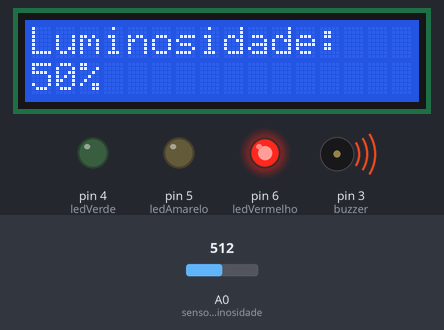
A sketch run on a simulated Arduino Uno, built with avr-gcc and run on an emulated ATmega328P. On the bench: 16×2 character LCD, output pins drawn as LEDs (lit = HIGH), buzzer (waves = sounding). The test bench sets the inputs (shaded band); at power-on: A0 (sensorLuminosidade) = 512. What the sketch prints to the serial monitor is not drawn.

Above: at 5.2 s.
5.3 s: A0 (sensorLuminosidade) set to 212
At 6.4 s:
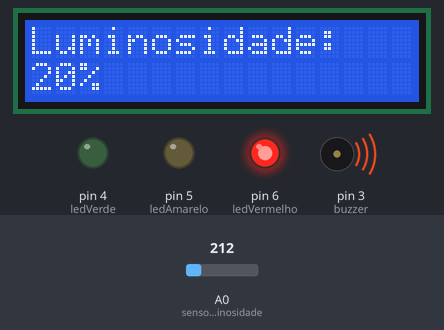
7.5 s: A0 (sensorLuminosidade) set to 190
At 9.4 s:
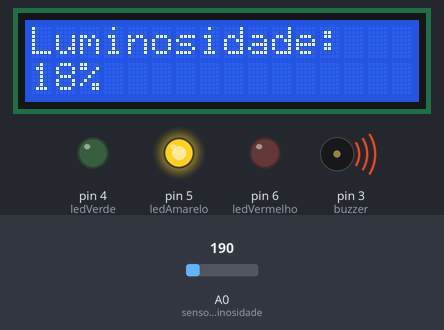
11.5 s: A0 (sensorLuminosidade) set to 54
At 15.4 s:
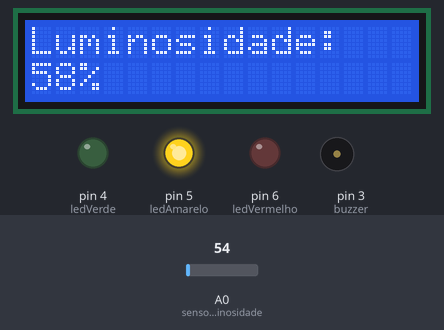
15.5 s: A0 (sensorLuminosidade) set to 44
At 16.9 s:
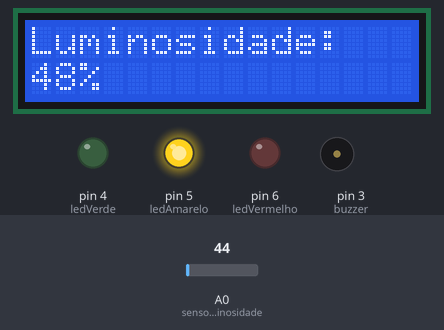
17.5 s: A0 (sensorLuminosidade) set to 12
At 18.6 s:
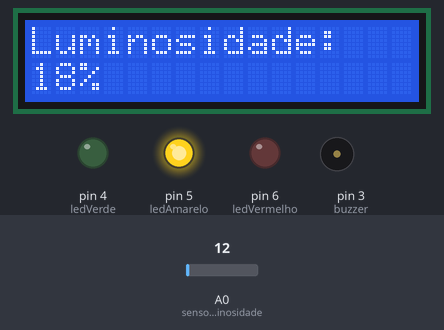
19.5 s: A0 (sensorLuminosidade) set to 9
At 20.4 s:
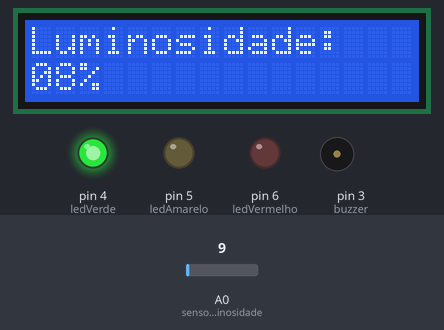
Timing chart, 0 to 22.5 s (numbered marks = the images above; inputs shaded):
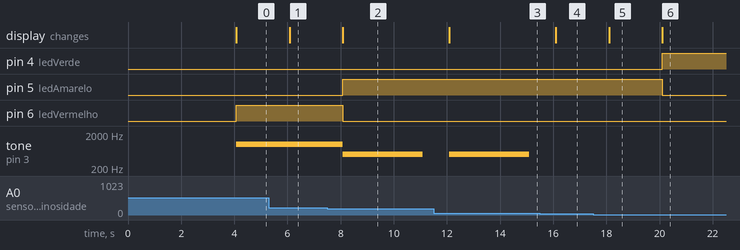

The sketch:

codigo.ino
```cpp
#include <LiquidCrystal.h> // Biblioteca para usar o display


LiquidCrystal lcd (13, 12, 11, 10, 9, 8, 7); // Define os pinos do display

// Definindo os pinos dos LEDs, do buzzer e do sensor de luminosidade
const int ledVerde = 4; // Conecta o pino 4 ao LED verde
const int ledAmarelo = 5; // Conecta o pino 5 ao LED amarelo
const int ledVermelho = 6; // Conecta o pino 6 ao LED vermelho
const int buzzer = 3; // Conecta o pino 3 ao buzzer
const int sensorLuminosidade = A0; // Conecta o pino analógico ao sensor de luminosidade

// Declarando variáveis para o valor de luminosidade e para os limites
int valorLuminosidade = 0; // Armazena o valor lido pelo sensor de luminosidade
int limiteIdeal = 10; // Define o limite em que a luminosidade é considerada ideal
int limiteMaximo = 50; // Define o limite máximo do nível de luminosidade
int limiteAlerta = 200; // Define o limite em que a luminosidade é considerada alerta

// Configurando os pinos e inicializando a comunicação serial
void setup() {
  lcd.begin(16,2); // inicializa 16 colunas, 2 linhas
  lcd.clear(); // Limpa o display
  lcd.setCursor(0,0); // Vai pra linha 1
  lcd.print("Boas-Vindas!"); // Linha 1
  lcd.setCursor(0,1); // Vai pra linha 2
  lcd.print("Vinheria Agnello"); // Linha 2


  pinMode(ledVerde, OUTPUT); // Define o pino do LED verde como saída
  pinMode(ledAmarelo, OUTPUT); // Define o pino do LED amarelo como saída
  pinMode(ledVermelho, OUTPUT); // Define o pino do LED vermelho como saída
  pinMode(buzzer, OUTPUT); // Define o pino do buzzer como saída
  pinMode(sensorLuminosidade, INPUT); // Define o pino do sensor de luminosidade como entrada
  Serial.begin(9600); // Inicia a comunicação serial a 9600 bps

  delay(4000); // delay de 4 segundos
  lcd.clear(); // Limpa o display
}

// Iniciando o loop principal
void loop() {
  int valorLuminosidade = analogRead(sensorLuminosidade); // Lê o valor da luminosidade e armazena o mesmo
  int luminosidade = map(valorLuminosidade, 0, 1023, 0, 100); // transforma o valor da luminosidade em porcentagem (%)
  Serial.print("Luminosidade: "); // Exibe "Luminosidade :" na tela
  Serial.print(luminosidade); // Exibe o valor do sensor em porcentagem na tela
  Serial.println("%"); // Exibe o simbolo de porcentagem na tela


  lcd.setCursor(0,0); // Vai pra linha 1
  lcd.print("Luminosidade: "); // Exibe "Luminosidade: " na primeira linha do display
  lcd.setCursor(0,1); // Vai pra linha 2
  lcd.print(luminosidade); // Exibe o valor da luminosidade em porcentagem na segunda linha do display
  lcd.setCursor(2,1); // Vai pra coluna 2 da linha 1
  lcd.print("%"); // Exibe o simbolo de porcentagem (%) no display


  // Definindo estrutura de condição para acionar os LEDs e o buzzer com base no valor da luminosidade
  if (valorLuminosidade <= limiteIdeal) {
    // Se a luminosidade estiver abaixo do limite OK:
    digitalWrite(ledVerde, HIGH); // Liga o LED verde
    digitalWrite(ledAmarelo, LOW); // Desliga o LED amarelo
    digitalWrite(ledVermelho, LOW); // Desliga o LED vermelho
    noTone(buzzer); // Buzzer não acionado
  }
  else if (valorLuminosidade >= limiteMaximo && valorLuminosidade <= limiteAlerta)  {
    // Se a luminosidade estiver entre o limite OK e o limite alerta:
    digitalWrite(ledVerde, LOW); // Desliga o LED verde
    digitalWrite(ledAmarelo, HIGH); // Liga o LED amarelo
    digitalWrite(ledVermelho, LOW); // Desliga o LED vermelho
    tone(buzzer, 500); // Aciona o buzzer com frequência de 500 Hz
    delay(3000); // Mantém o buzzer acionado por 3 segundos
    noTone(buzzer); // Desliga o buzzer
  }
  else if (valorLuminosidade >= limiteAlerta) {
    // Se a luminosidade estiver acima do limite alerta:
    digitalWrite(ledVerde, LOW); // Desliga o LED verde
    digitalWrite(ledAmarelo, LOW); // Desliga o LED amarelo
    digitalWrite(ledVermelho, HIGH); // Liga o LED vermelho
    tone(buzzer, 1000); // Aciona o buzzer com uma frequência de 1000 Hz


  }

  delay(1000); // Pausa de 1 segundo antes do loop ser repetido
}
```

Measured:
- the behaviour switches between 201 and 200 on A0 (sensorLuminosidade) (found by bisection; images 1 and 2)
- the behaviour switches between 11 and 10 on A0 (sensorLuminosidade) (found by bisection; images 5 and 6)
- after the input at 5.3 s, the display: changes after 0.78 s (image 1)
- after the input at 7.5 s, pin 5 (ledAmarelo): LOW → HIGH after 0.59 s; pin 6 (ledVermelho): HIGH → LOW after 0.59 s; tone on pin 3 (buzzer): 1000 Hz → 500 Hz after 0.59 s, → silent 3.0 s later; the display: changes after 0.59 s (image 2)
- after the input at 11.5 s, the display: changes after 0.59 s (image 3)
- after the input at 15.5 s, tone on pin 3 (buzzer): stays silent (without the input it goes to 500 Hz after 0.59 s); the display: changes after 0.59 s (image 4)
- after the input at 17.5 s, the display: changes after 0.60 s (image 5)
- after the input at 19.5 s, pin 4 (ledVerde): LOW → HIGH after 0.60 s; pin 5 (ledAmarelo): HIGH → LOW after 0.60 s; the display: changes after 0.60 s (image 6)
